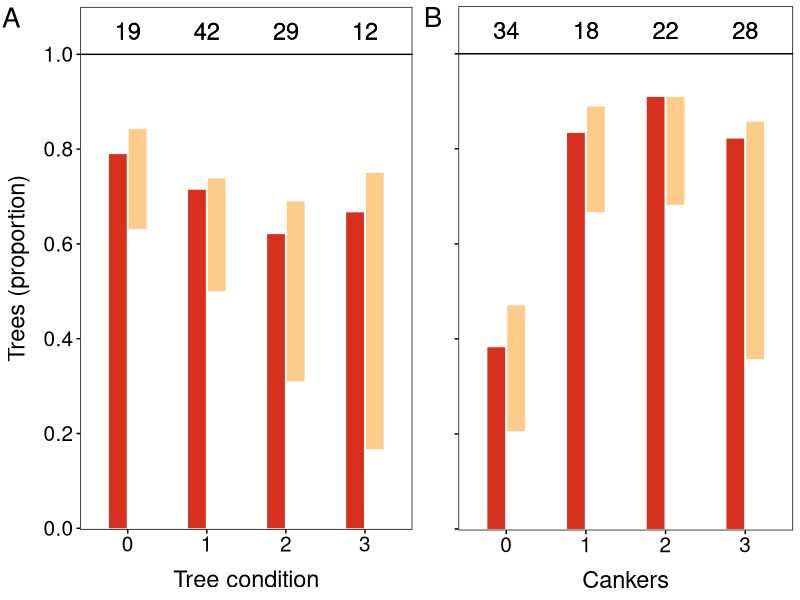
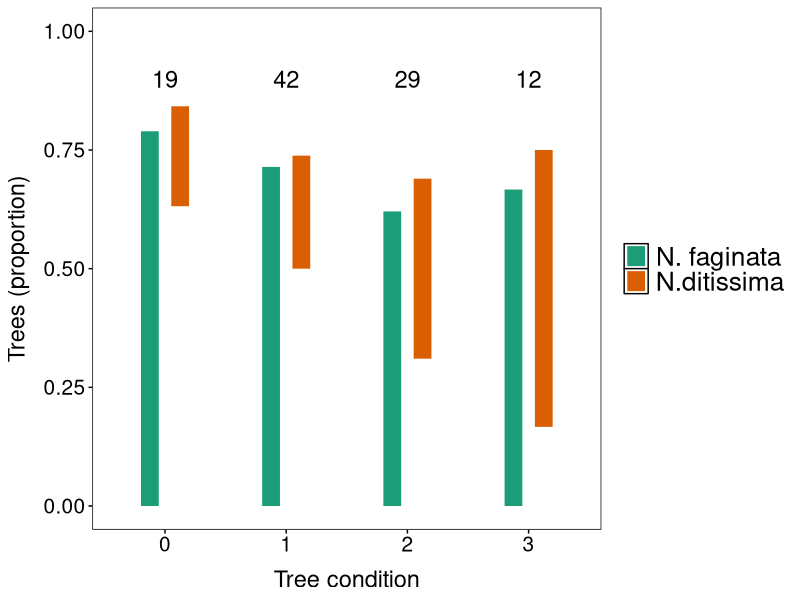
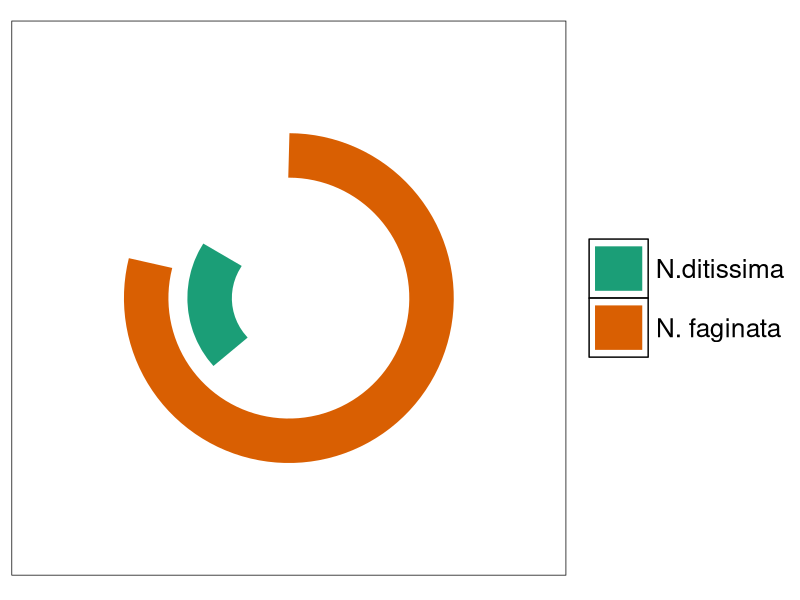

Here is the R script that generated these plots, in order:
library(ggplot2)
require(dplyr)
require(gridExtra)
require(RColorBrewer)
#source("~/ggplot_theme.txt")

#source("~/repo/neonectria_barcoding_012220/sum_trees/read_ASV_dat.LULU_tab.r")

#lt_1K_samps = full_metadata %>%
#filter(total_seqs < 1000) %>%
#dplyr::select("sample")

#Species matrix on Nf and Nd occurence
#Nf_v_Nd.bin.gt1K = Nf_v_Nd.bin %>%
#filter(!sample %in% lt_1K_samps$sample)

#full_metadata.sorted = left_join(
#Nf_v_Nd.bin.gt1K,
#full_metadata,
#by = "sample"
#)

#full_metadata.sorted$occurence = factor(full_metadata.sorted$occurence, levels = c("none", "Nf", "Nd", "both"))

#tree_cond_table = full_metadata.sorted %>% group_by(TreeCond, occurence) %>% summarize(n = n())
#cankers_table = full_metadata.sorted %>% group_by(RaisedCanker, occurence) %>% summarize(n = n())

#dput(tree_cond_table)
#dput(cankers_table)

#############
#GGPLOT THEME
my_gg_theme = theme(panel.background = element_rect(fill='white', colour='black'),
panel.grid.major=element_blank(),
panel.grid.minor= element_blank(),
text=element_text(family="sans"),
axis.text=element_text(size=15, color="black"),
axis.ticks = element_line(color = "black"),
plot.title = element_text(hjust=0, size=20),
axis.title = element_text(size=17),
legend.title = element_blank(),
legend.text = element_text(size = 19),
strip.text = element_text(size = 15),
axis.title.x = element_text(margin = margin(t= 10)),
axis.title.y = element_text(margin = margin(r=10))    )

cbPalette <- c("#999999", "#E69F00", "#56B4E9", "#009E73", "#F0E442", "#0072B2", "#D55E00", "#CC79A7")

cbbPalette <- c("#000000", "#E69F00", "#56B4E9", "#009E73", "#F0E442", "#0072B2", "#D55E00", "#CC79A7")

fancy_scientific <- function(l) {
    # turn in to character string in scientific notation
    l <- format(l, scientific = TRUE)
    #reformat zeros
    l <- gsub("0e\\+00","0",l)
    # quote the part before the exponent to keep all the digits
    l <- gsub("^(.*)e", "'\\1'e", l)
    # turn the 'e+' into plotmath format
    l <- gsub("e", "%*%10^", l)
    # return this as an expression
    parse(text=l)
}
###############################

#####################
#Data
tree_cond_table = structure(list(TreeCond = c(0L, 0L, 0L, 0L, 1L, 1L, 1L, 1L, 2L,
2L, 2L, 2L, 3L, 3L, 3L, 3L), occurence = structure(c(1L, 2L,
3L, 4L, 1L, 2L, 3L, 4L, 1L, 2L, 3L, 4L, 1L, 2L, 3L, 4L), .Label = c("none",
"Nf", "Nd", "both"), class = "factor"), n = c(3L, 12L, 1L, 3L,
11L, 21L, 1L, 9L, 9L, 9L, 2L, 9L, 3L, 2L, 1L, 6L)), row.names = c(NA,
-16L), class = c("grouped_df", "tbl_df", "tbl", "data.frame"), groups = structure(list(
TreeCond = 0:3, .rows = list(1:4, 5:8, 9:12, 13:16)), row.names = c(NA,
-4L), class = c("tbl_df", "tbl", "data.frame"), .drop = TRUE))

cankers_table = structure(list(RaisedCanker = c(0L, 0L, 0L, 0L, 1L, 1L, 1L, 1L,
2L, 2L, 2L, 3L, 3L, 3L, 3L), occurence = structure(c(1L, 2L,
3L, 4L, 1L, 2L, 3L, 4L, 1L, 2L, 4L, 1L, 2L, 3L, 4L), .Label = c("none",
"Nf", "Nd", "both"), class = "factor"), n = c(18L, 7L, 3L, 6L,
2L, 12L, 1L, 3L, 2L, 15L, 5L, 4L, 10L, 1L, 13L)), row.names = c(NA,
-15L), class = c("grouped_df", "tbl_df", "tbl", "data.frame"), groups = structure(list(
RaisedCanker = 0:3, .rows = list(1:4, 5:8, 9:11, 12:15)), row.names = c(NA,
-4L), class = c("tbl_df", "tbl", "data.frame"), .drop = TRUE))
#####################
tree_cond_table %>% group_by(TreeCond) %>% summarize(sum(n))
cankers_table %>% group_by(RaisedCanker) %>% summarize(sum(n))

#Data formatting

#tree cond
tree_cond_table.start_end = data.frame(
    start = vector(mode = "numeric", length = 8),
    end = vector(mode = "numeric", length = 8),
    cond = c(0,0,1,1,2,2,3,3),
    spp = rep(c("Nf", "Nd"), 4),
    stringsAsFactors = F
)

conds = unique(tree_cond_table$TreeCond)

##########
#Start for
for(i in 1:length(conds)){
    temp.tab = tree_cond_table[tree_cond_table$TreeCond == conds[i],]
    
    ###
    #There are no cases in this data where Nd is greater than Nf, but if so these lines would be necessary
    spp = vector(mode = "character", length = 2)
    if(nrow(temp.tab[temp.tab$occurence == "Nd",]) == 0){
        spp = c("Nf", "Nd")
    }else
    if(temp.tab[temp.tab$occurence == "Nf", "n"] > temp.tab[temp.tab$occurence == "Nd", "n"]){
        spp = c("Nf", "Nd")
    }else{
        spp = c("Nd", "Nf")
    }
    ###

    #Calcs for start and end of spp bars
    tree_cond_table.start_end[
        tree_cond_table.start_end$cond == conds[i] & tree_cond_table.start_end$spp == spp[1], "start"
        ] = 0
    
    tree_cond_table.start_end[
        tree_cond_table.start_end$cond == conds[i] & tree_cond_table.start_end$spp == spp[1], "end"
        ] =
        (temp.tab[temp.tab$occurence == spp[1],"n"] + temp.tab[temp.tab$occurence == "both","n"])/sum(temp.tab$n)
    
    tree_cond_table.start_end[
        tree_cond_table.start_end$cond == conds[i] & tree_cond_table.start_end$spp == spp[2], "start"
        ] =
        temp.tab[temp.tab$occurence == spp[1],"n"]/sum(temp.tab$n)
    
    tree_cond_table.start_end[
        tree_cond_table.start_end$cond == conds[i] & tree_cond_table.start_end$spp == spp[2], "end"
        ] =
        (temp.tab[temp.tab$occurence == spp[1],"n"] + temp.tab[temp.tab$occurence == "both","n"] + temp.tab[temp.tab$occurence == spp[2],"n"])/sum(temp.tab$n)
}
##########

treeCond_n = tree_cond_table %>% group_by(TreeCond) %>% summarize(n = sum(n))
colnames(treeCond_n) = c("cond", "n")
tree_cond_table.start_end = full_join(tree_cond_table.start_end, treeCond_n, by = "cond")

tree_cond_table.start_end$spp = factor(tree_cond_table.start_end$spp, levels = c("Nf", "Nd"))


#tree cond
canker_table.start_end = data.frame(
start = vector(mode = "numeric", length = 8),
end = vector(mode = "numeric", length = 8),
cond = c(0,0,1,1,2,2,3,3),
spp = rep(c("Nf", "Nd"), 4),
stringsAsFactors = F
)

conds = unique(cankers_table$RaisedCanker)

##########
#Start for
for(i in 1:length(conds)){
    temp.tab = cankers_table[cankers_table$RaisedCanker == conds[i],]
    
    ###
    #There are no cases in this data where Nd is greater than Nf, but if so these lines would be necessary
    spp = vector(mode = "character", length = 2)
    if(nrow(temp.tab[temp.tab$occurence == "Nd",]) == 0){
        spp = c("Nf", "Nd")
    }else
    if(temp.tab[temp.tab$occurence == "Nf", "n"] > temp.tab[temp.tab$occurence == "Nd", "n"]){
        spp = c("Nf", "Nd")
    }else{
        spp = c("Nd", "Nf")
    }
    ###
    
    #Calcs for start and end of spp bars
    canker_table.start_end[
    canker_table.start_end$cond == conds[i] & canker_table.start_end$spp == spp[1], "start"
    ] = 0
    
    canker_table.start_end[
    canker_table.start_end$cond == conds[i] & canker_table.start_end$spp == spp[1], "end"
    ] =
    (temp.tab[temp.tab$occurence == spp[1],"n"] + temp.tab[temp.tab$occurence == "both","n"])/sum(temp.tab$n)
    
    canker_table.start_end[
    canker_table.start_end$cond == conds[i] & canker_table.start_end$spp == spp[2], "start"
    ] =
    temp.tab[temp.tab$occurence == spp[1],"n"]/sum(temp.tab$n)
    
    if(nrow(temp.tab[temp.tab$occurence == "Nd",]) == 0){
        canker_table.start_end[
        canker_table.start_end$cond == conds[i] & canker_table.start_end$spp == spp[2], "end"
        ] =
        (temp.tab[temp.tab$occurence == spp[1],"n"] + temp.tab[temp.tab$occurence == "both","n"])/sum(temp.tab$n)
    }else{
    canker_table.start_end[
    canker_table.start_end$cond == conds[i] & canker_table.start_end$spp == spp[2], "end"
    ] =
    (temp.tab[temp.tab$occurence == spp[1],"n"] + temp.tab[temp.tab$occurence == "both","n"] + temp.tab[temp.tab$occurence == spp[2],"n"])/sum(temp.tab$n)
    }
}
##########

cankers_n = cankers_table %>% group_by(RaisedCanker) %>% summarize(n = sum(n))
colnames(cankers_n) = c("cond", "n")
canker_table.start_end = full_join(canker_table.start_end, cankers_n, by = "cond")


canker_table.start_end$spp = factor(canker_table.start_end$spp, levels = c("Nf", "Nd"))


####################
#PLOTS

p1 = ggplot(tree_cond_table.start_end, aes(ymin = start, ymax = end, x = as.factor(cond), color = spp, label = n)) +
    geom_linerange(position = position_dodge(width = 0.5), size = 6) +
    scale_y_continuous(limits = c(0,1), breaks = c(0,0.2,0.4,0.6,0.8,1), expand = expansion(mult = c(0.003,0.1))) +
    scale_color_manual(
        values = c("#d7301f", "#fdcc8a"),
        labels = c("Nf" = "N. faginata", "Nd" = "N. ditissima"),
        guide = F
    ) +
    geom_text(y = 1.05, size = 6, color = "black") +
    annotate(geom="segment", x = 0.4, xend = 4.6, y = 1, yend = 1) +
#    annotate(geom = "text", x = c(1,2,3,4), y = rep(1.05, 4), label = treeCond_n$n, size = 6) +
#    coord_cartesian(ylim = c(0,1), clip = "off") +
    labs(x = "Tree condition", y = "Trees (proportion)", title = "A") +
    my_gg_theme +
    theme(
        plot.title = element_text(hjust = -0.25, margin = margin(b = -20))
    )


p2 = ggplot(canker_table.start_end, aes(ymin = start, ymax = end, x = as.factor(cond), color = spp, label = n)) +
    geom_linerange(position = position_dodge(width = 0.5), size = 6) +
scale_y_continuous(limits = c(0,1), breaks = c(0,0.2,0.4,0.6,0.8,1), expand = expansion(mult = c(0.003,0.1))) +
    scale_color_manual(values = c("#d7301f", "#fdcc8a"), labels = c("Nf" = expression(italic("N. faginata")), "Nd" = expression(italic("N. ditissima"))), guide = F ) +
geom_text(y = 1.05, size = 6, color = "black") +
annotate(geom="segment", x = 0.4, xend = 4.6, y = 1, yend = 1) +
#    annotate(geom = "text", x = c(1,2,3,4), y = rep(1.05, 4), label = treeCond_n$n, size = 6) +
#    coord_cartesian(ylim = c(0,1), clip = "off") +
    labs(x = "Cankers", y = "Trees (proportion)", title = "B") +
    my_gg_theme +
    theme(
        plot.margin = margin(l = 25, t = 5, ,r = 5,b = 5),
        axis.title.y = element_blank(),
        plot.title = element_text(hjust = -0.11, margin = margin(b = -20)),
        axis.text.y = element_blank(),
        legend.text = element_text(hjust = 0)
    )


pdf("offset_bars_tree_cond_cankers.pdf", width = 8, height = 4)
grid.arrange(p1, p2, widths = c(0.525, 0.475) )
dev.off()









####################
#Example plots

pdf("offset_bars_tree_condition.pdf", height = 6, width = 8)
ggplot(tree_cond_table.start_end, aes(ymin = start, ymax = end, x = as.factor(cond), color = spp)) +
geom_linerange(position = position_dodge(width = 0.5), size = 6) +
scale_y_continuous(limits = c(0,1)) +
scale_color_brewer(palette = "Dark2", labels = c("Nf" = "N. faginata", "Nd" = "N.ditissima")) +
annotate(geom = "text", x = c(1,2,3,4), y = rep(0.9, 4), label = treeCond_n$n, size = 6) +
labs(x = "Tree condition", y = "Trees (proportion)") +
my_gg_theme
dev.off()

tree_cond_table.start_end$spp = factor(tree_cond_table.start_end$spp, levels = c("Nd", "Nf"))

pdf("offset_circles.pdf")
ggplot(tree_cond_table.start_end %>% filter(cond == 0), aes(xmin = start, xmax = end, y = spp, color = spp)) +
geom_linerange(position = position_dodge(width = 2.5), size = 15) +
scale_x_continuous(limits = c(0,1)) +
scale_color_brewer(palette = "Dark2", labels = c("Nf" = "N. faginata", "Nd" = "N.ditissima")) +
#annotate(geom = "text", x = c(1,2,3,4), y = rep(0.9, 4), label = treeCond_n$n, size = 5) +
coord_polar() +
my_gg_theme +
theme(
axis.title.x = element_blank(),
axis.title.y = element_blank(),
axis.text = element_blank(),
axis.ticks = element_blank()
)
dev.off()

















